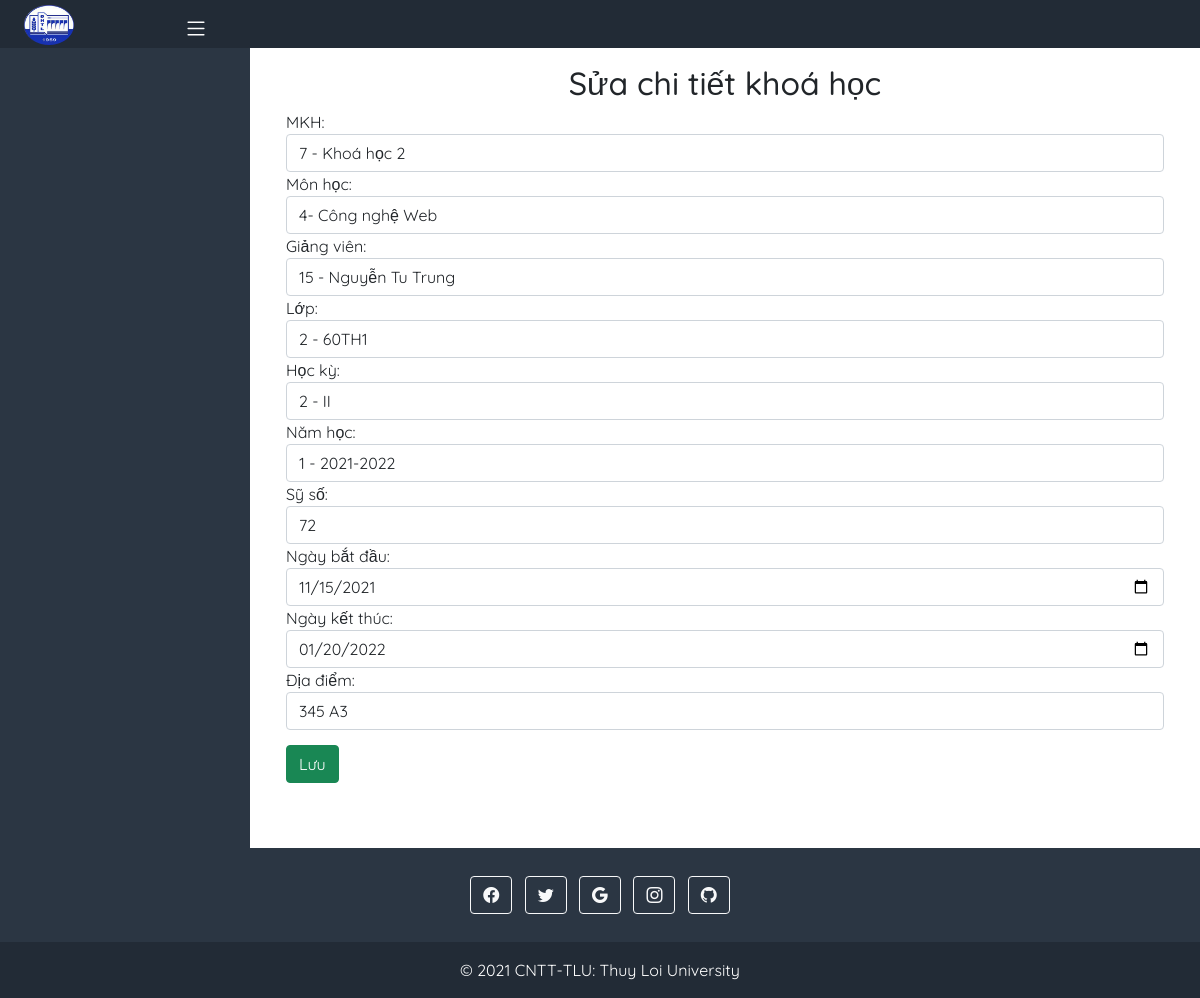
The page /DangKyHoc/Admin/QuanlyKhoaHoc/Chitietkhoahoc/add.php?id=17 on the database its author committed.
### tables this page shows
CREATE TABLE `Chitietkhoahoc` (
  `id` int(11) NOT NULL,
  `MKH` int(11) NOT NULL,
  `id_Monhoc` int(11) NOT NULL,
  `id_Giangvien` int(11) NOT NULL,
  `id_Lop` int(11) NOT NULL,
  `id_Hocky` int(11) NOT NULL,
  `id_Namhoc` int(11) NOT NULL,
  `Syso` int(11) NOT NULL,
  `NgayBatDau` date NOT NULL,
  `NgayKetThuc` date NOT NULL,
  `Diadiem` varchar(255) NOT NULL
);

### DangKyHoc/Db/dbhelper.php (called while the page is built, shortened)
<?php
function executeResult($sql) {
	$con = mysqli_connect('localhost', 'root','', 'Dangkyhoc');
	$result = mysqli_query($con, $sql);
	$data   = [];
	while ($row = mysqli_fetch_array($result, 1)) {
		$data[] = $row;
	}
	return $data;
}
function executeSingleResult($sql) {
	$con = mysqli_connect('localhost', 'root','', 'Dangkyhoc');
	$result = mysqli_query($con, $sql);
	$row    = mysqli_fetch_array($result, 1);
	return $row;
}

### DangKyHoc/Admin/QuanlyKhoaHoc/Chitietkhoahoc/add.php (the view, shortened to what this page needs)
<?php
    require_once('../../../Db/dbhelper.php');
    $id=$MKH= $Monhoc= $Giangvien=$Lop=$Hocky=$Namhoc=$Syso=$NgayBatDau=$NgayKetThuc=$Diadiem='';
    if (isset($_GET['id'])) {
        $id       = $_GET['id'];
        $sql      = 'select * from Chitietkhoahoc where id = '.$id;
        $chitiet = executeSingleResult($sql);
        if ($chitiet != null) {
            $MKH          = $chitiet['MKH'];
            $id_Monhoc    = $chitiet['id_Monhoc'];
            $id_Giangvien = $chitiet['id_Giangvien'];
            $id_Lop       = $chitiet['id_Lop'];
            $id_Hocky     = $chitiet['id_Hocky'];
            $id_Namhoc    = $chitiet['id_Namhoc'];
            $Syso         = $chitiet['Syso'];
            $NgayBatDau   = $chitiet['NgayBatDau'];
            $NgayKetThuc  = $chitiet['NgayKetThuc'];
            $Diadiem      = $chitiet['Diadiem'];
        }
    }
?>
<!DOCTYPE html>
<html lang="en">
    <head>
        <link href="https://cdn.jsdelivr.net/npm/bootstrap@5.1.2/dist/css/bootstrap.min.css" rel="stylesheet">
        <link rel="stylesheet" href="https://cdn.jsdelivr.net/npm/bootstrap-icons@1.6.1/font/bootstrap-icons.css">
        <link rel="stylesheet" href="../../../Assets/Css/main.css">
    </head>
    <body>
        <div class="top-side " style="background-color: #2b3643;">
            <div class="frame-top" style="background-color: rgba(0, 0, 0, 0.2);">
                <div class="row  align-items-center page-header justify-content-between">
                    <div class="col-md-6 col-6 col-sm-6">
                        <div class=" d-flex  header-logo">
                            <div class="logo col-md-2 col-2 col-sm-2 text-center">
                                <a href="../../index.php">
                                    <img src="../../../Assets/Image/logo-small.png" alt="logo" class="img-logo">
                                </a>
                            </div>
                            <div class="menu-toggle col-md-4 col-4 col-sm-4 text-center">
                                <i class="bi bi-list icon-toggle" id="show" ></i>
                            </div>
                        </div>
                    </div>
                </div>
            </div>
        </div>
        <div class="container-fluid">
            <div class="row flex-nowrap">
                <div class="col-auto col-md-3 col-xl-2 px-sm-2 px-0 sidebar" style="background-color: #2b3643;">
                    <div class="d-flex flex-column align-items-center align-items-sm-start px-3 pt-2 text-white min-vh-100">
                    </div>
                </div>
                <div class="col py-3">
                    <div class="container">
                        <div class="panel panel-primary">
                            <div class="panel-heading">
                                <?php if(isset($_GET['id'])) {?>
                                    <h2 class="text-center">Sửa chi tiết khoá học </h2>
                                <?php }else {?>
                                    <h2 class="text-center">Thêm chi tiết khoá học </h2>
                                <?php } ?>
                            </div>
                            <div class="panel-body">
                                <form method="post">
                                    <div class="form-group">
                                        <label for="name">MKH:</label>
                                        <select class="form-control" name="MKH" id="MKH">
                                            <?php
                                                $sql1  ='select * from Khoahoc';
                                                $List_khoahoc = executeResult($sql1);
                                                foreach( $List_khoahoc as $item1){
                                                    if($item1['MKH']==$MKH){
                                                        echo'<option selected value="'.$item1['MKH'].'">'.$item1['MKH'].' - '.$item1['Tenkhoahoc'].'</option>';
                                                    }
                                                    else{
                                                        echo'<option value="'.$item1['MKH'].'">'.$item1['MKH'].' - '.$item1['Tenkhoahoc'].'</option>';
                                                    }
                                                }
                                            ?>
                                        </select>
                                    </div>
                                    <div class="form-group">
                                        <label for="name">Môn học:</label>
                                        <select class="form-control" name="id_Monhoc" id="id_Monhoc">
                                            <?php
                                                $sql1  ='select * from Monhoc';
                                                $List_khoahoc = executeResult($sql1);
                                                foreach( $List_khoahoc as $item1){
                                                    if($item1['id']==$id_Monhoc){
                                                        echo'<option selected value="'.$item1['id'].'">'.$item1['id'].'- '.$item1['Tenmonhoc'].'</option>';
                                                    }
                                                    else{
                                                        echo'<option value="'.$item1['id'].'">'.$item1['id'].'- '.$item1['Tenmonhoc'].'</option>';
                                                    }
                                                }
                                            ?>
                                        </select>
                                    </div>
                                    <div class="form-group">
                                        <label for="name">Giảng viên:</label>
                                        <select class="form-control" name="id_Giangvien" id="id_Giangvien">
                                            <?php
                                                $sql1  ='select * from Giangvien';
                                                $List_khoahoc = executeResult($sql1);
                                                foreach( $List_khoahoc as $item1){
                                                    if($item1['id']==$id_Giangvien){
                                                        echo'<option selected value="'.$item1['id'].'">'.$item1['id'].' - '.$item1['Hovaten'].'</option>';
                                                    }
                                                    else{
                                                        echo'<option value="'.$item1['id'].'">'.$item1['id'].' - '.$item1['Hovaten'].'</option>';
                                                    }
                                                }
                                            ?>
                                        </select>
                                    </div>
                                    <div class="form-group">
                                        <label for="name">Lớp:</label>
                                        <select class="form-control" name="id_Lop" id="id_Lop">
                                            <?php
                                                $sql1  ='select * from Lop';
                                                $List_khoahoc = executeResult($sql1);
                                                foreach( $List_khoahoc as $item1){
                                                    if($item1['id']==$id_Lop){
                                                        echo'<option selected value="'.$item1['id'].'">'.$item1['id'].' - '.$item1['Tenlop'].'</option>';
                                                    }
                                                    else{
                                                        echo'<option value="'.$item1['id'].'">'.$item1['id'].' - '.$item1['Tenlop'].'</option>';
                                                    }
                                                }
                                            ?>
                                        </select>
                                    </div>
                                    <div class="form-group">
                                        <label for="name">Học kỳ:</label>
                                        <select class="form-control" name="id_Hocky" id="id_Hocky">
                                            <?php
                                                $sql1  ='select * from Hocky';
                                                $List_khoahoc = executeResult($sql1);
                                                foreach( $List_khoahoc as $item1){
                                                    if($item1['id']==$id_Hocky){
                                                        echo'<option selected value="'.$item1['id'].'">'.$item1['id'].' - '.$item1['Tenhocky'].'</option>';
                                                    }
                                                    else{
                                                        echo'<option value="'.$item1['id'].'">'.$item1['id'].' - '.$item1['Tenhocky'].'</option>';
                                                    }
                                                }
                                            ?>
                                        </select>
                                    </div>
                                    <div class="form-group">
                                        <label for="name">Năm học:</label>
                                        <select class="form-control" name="id_Namhoc" id="id_Namhoc">
                                            <?php
                                                $sql1  ='select * from Namhoc';
                                                $List_khoahoc = executeResult($sql1);
                                                foreach( $List_khoahoc as $item1){
                                                    if($item1['id']==$id_Namhoc){
                                                        echo'<option selected value="'.$item1['id'].'">'.$item1['id'].' - '.$item1['Tennamhoc'].'</option>';
                                                    }
                                                    else{
                                                        echo'<option value="'.$item1['id'].'">'.$item1['id'].' - '.$item1['Tennamhoc'].'</option>';
                                                    }
                                                }
                                            ?>
                                        </select>
                                    </div>
                                    <div class="form-group">
                                        <label for="name">Sỹ số:</label>
                                        <input required="true" type="number" class="form-control" id="syso" name="Syso" value="<?=$Syso?>">
                                    </div>
                                    <div class="form-group">
                                        <label for="name">Ngày bắt đầu:</label>
                                        <input required="true" type="date" class="form-control" id="NgayBatDau" name="NgayBatDau" value="<?=$NgayBatDau?>">
                                    </div>
                                    <div class="form-group">
                                        <label for="name">Ngày kết thúc:</label>
                                        <input required="true" type="date" class="form-control" id="NgayKetThuc" name="NgayKetThuc" value="<?=$NgayKetThuc?>">
                                    </div>
                                    <div class="form-group">
                                        <label for="name">Địa điểm:</label>
                                        <input required="true" type="text" class="form-control" id="diadiem" name="Diadiem" value="<?=$Diadiem?>">
                                    </div>
                                    <button class="btn btn-success" style="margin-top: 15px;">Lưu</button>
                                </form>
                            </div>
                        </div>
                    </div>
                </div>
            </div>
        </div>
    </body>
    <footer class="text-center text-white" style="background-color: #2b3643;">
        <div class="container p-4 pb-0">
          <section class="mb-4">
            <a class="btn btn-outline-light btn-floating m-1" href="#!" role="button"><i class="bi bi-facebook"></i></a>
            <a class="btn btn-outline-light btn-floating m-1" href="#!" role="button"><i class="bi bi-twitter"></i></a>
            <a class="btn btn-outline-light btn-floating m-1" href="#!" role="button"><i class="bi bi-google"></i></a>
            <a class="btn btn-outline-light btn-floating m-1" href="#!" role="button"><i class="bi bi-instagram"></i></a>
            <a class="btn btn-outline-light btn-floating m-1" href="#!" role="button"><i class="bi bi-github"></i></a>
          </section>
        </div>
        <div class="text-center p-3" style="background-color: rgba(0, 0, 0, 0.2);">
            © 2021 CNTT-TLU:
            <a class="text-white" href="#">Thuy Loi University</a>
        </div>
    </footer>
</html>

### DangKyHoc/Assets/Css/main.css (style rules this page uses)
:root { --background-headsidebar:#2b3643; --text-color:#b4bcc8; }
body { font-family: 'Quicksand', sans-serif; }
.header-logo .logo .img-logo { width: 50px; height: 40px; margin-top: 5px; }
.menu-toggle { padding-top:10px; }
.icon-toggle { color: white; font-size: 25px; }
.sidebar { width: 250px; }
.news ul,a { text-decoration: none; list-style-type: none; }

### rows shown on the page
chitietkhoahoc: Syso "72", NgayBatDau "11/15/2021", NgayKetThuc "01/20/2022", Diadiem "345 A3"

### other values the page prints
form field MKH "7 - Khoá học 2"
form field id_Monhoc "4- Công nghệ Web"
form field id_Giangvien "15 - Nguyễn Tu Trung"
form field id_Lop "2 - 60TH1"
form field id_Hocky "2 - II"
form field id_Namhoc "1 - 2021-2022"
